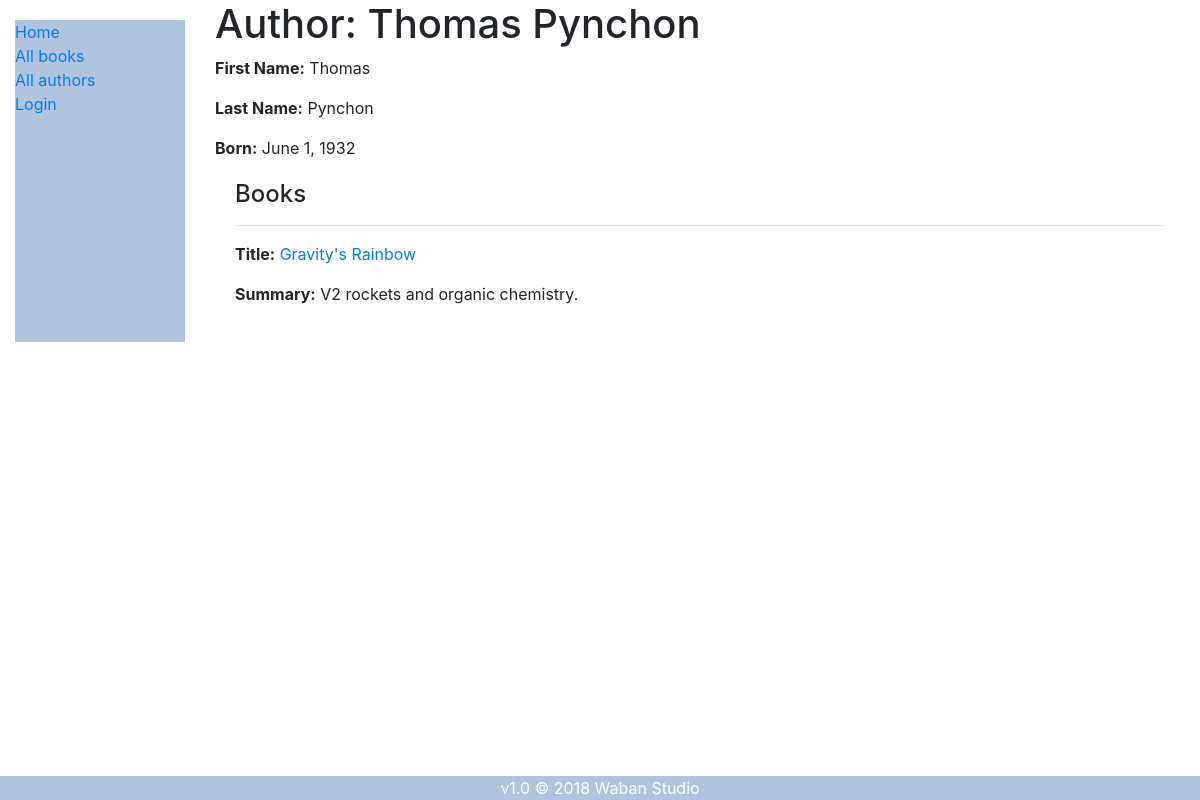
Page /catalog/author/2 on the earlier database version.
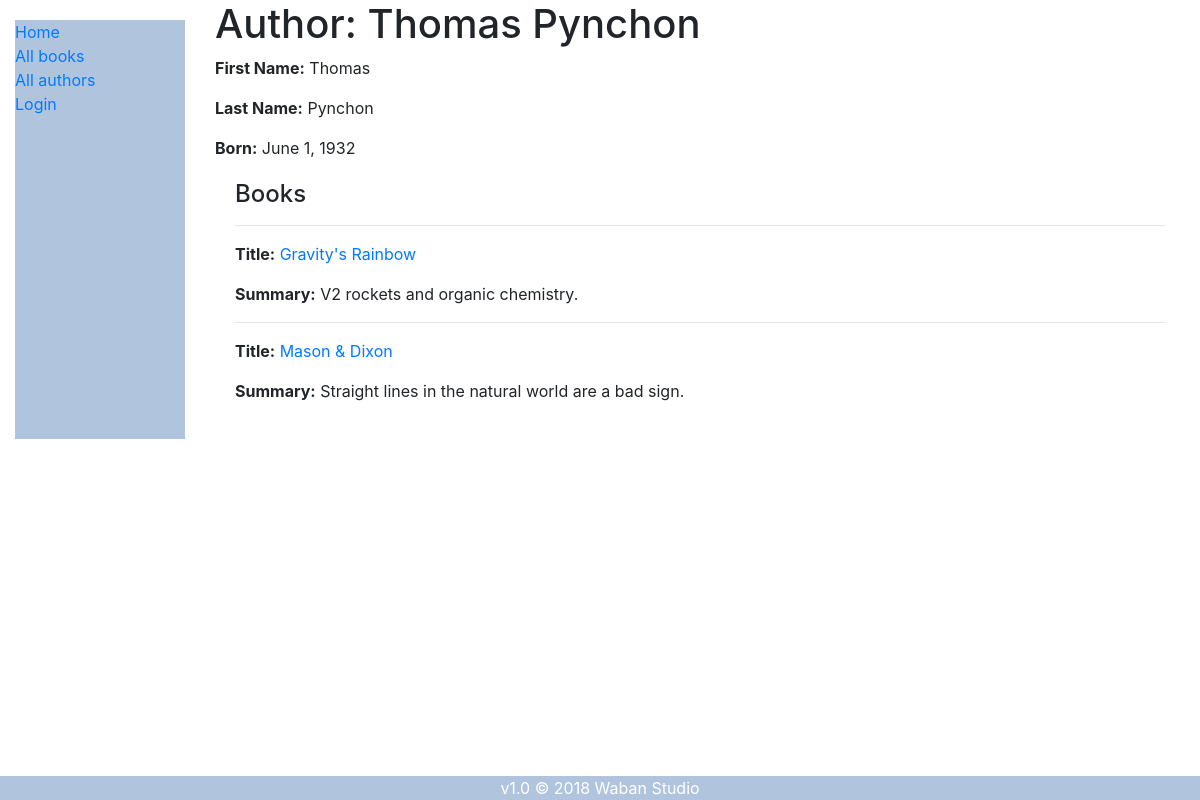
Same page on the later database version.
### catalog/models.py (models this page shows, shortened)
class Book(models.Model):
    title = models.CharField('title', max_length=200)
    author = models.ForeignKey('author', on_delete=models.SET_NULL, null=True)
    summary = models.TextField(max_length=1000, help_text='Enter a brief description of the book')
    isbn = models.CharField('isbn', max_length=13, help_text='13 Character <a href="https://www.isbn-international.org/content/what-isbn">ISBN number</a>')
    genre = models.ManyToManyField(Genre, help_text='Select a genre for this book')
    class Meta:
        permissions = (("can_delete_book", "Delete book"),)
    def get_absolute_url(self):
        return reverse('book-detail', args=[str(self.id)])
    def display_genre(self):
        """Create a string for the Genre. This is required to display genre in Admin."""
        return ', '.join(genre.name for genre in self.genre.all()[:3])
    display_genre.short_description = 'Genre'

### catalog/views.py (the view)
# urls.py: path('author/<int:pk>', views.AuthorDetailView.as_view(), name='author-detail'),
class AuthorDetailView(generic.DetailView):
    model = Author

### catalog/templates/catalog/author_detail.html (shortened to what this page needs)
{% extends "base_generic.html" %}
{% block content %}
  <h1>Author: {{ author.first_name }} {{ author.last_name }}</h1>
  <p><strong>First Name:</strong> {{ author.first_name }}</p>
  <p><strong>Last Name:</strong> {{ author.last_name }}</p>
  <p><strong>Born:</strong> {{ author.date_of_birth }}</p>
  <div style="margin-left:20px;margin-top:20px;margin-right:20px">
    <h4>Books</h4>
  {% for i in author.book_set.all %}
      <hr>
      <p><strong>Title:</strong> <a href="{{ i.get_absolute_url }}">{{ i.title }}</a></p>
      <p><strong>Summary:</strong> {{i.summary}}</p>
  {% endfor %}
  </div>
{% endblock %}

Differences in the rows shown:
added Book: title "Mason & Dixon", summary "Straight lines in the natural world are a bad sign."
